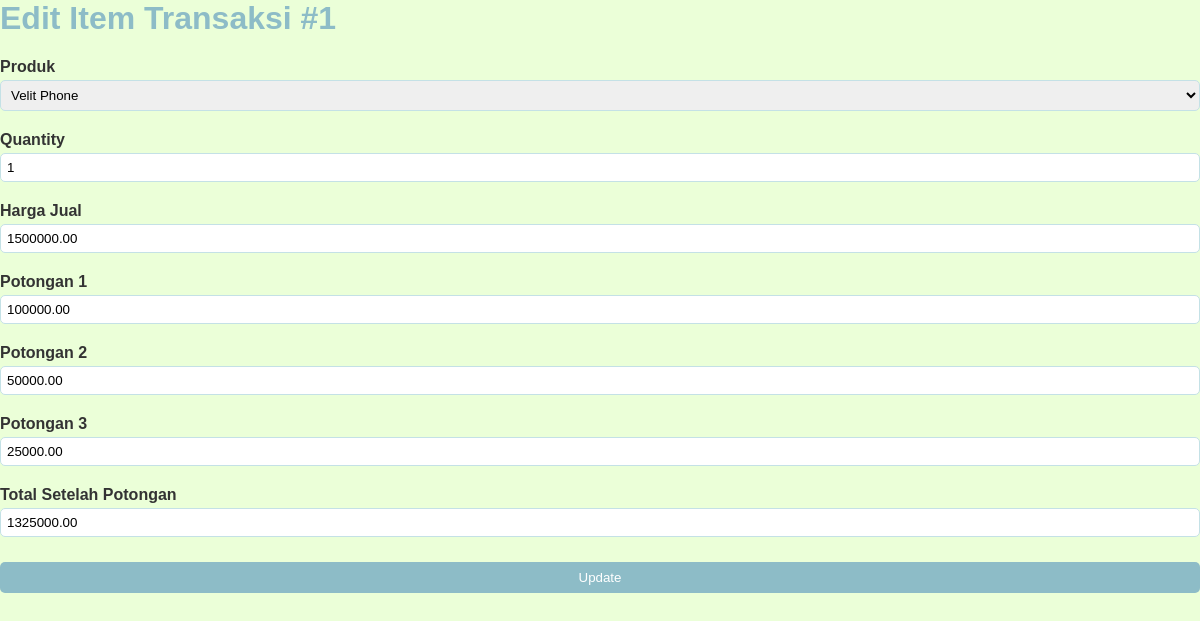
The app's page /pos_sale_details/edit.php?id=1&sale_id=1 with its own data.
### tables this page shows
CREATE TABLE `pos_sale_details` (
  `id` int(11) NOT NULL,
  `pos_sale_id` int(11) DEFAULT NULL,
  `product_id` int(11) DEFAULT NULL,
  `imei_sn_id` int(11) DEFAULT NULL,
  `quantity` int(11) DEFAULT NULL,
  `harga_jual` decimal(15,2) DEFAULT NULL,
  `potongan1` decimal(15,2) DEFAULT NULL,
  `potongan2` decimal(15,2) DEFAULT NULL,
  `potongan3` decimal(15,2) DEFAULT NULL,
  `total_setelah_potongan` decimal(15,2) DEFAULT NULL
);

CREATE TABLE `products` (
  `id` int(11) NOT NULL,
  `item_code` varchar(50) DEFAULT NULL,
  `sku` varchar(50) NOT NULL,
  `nama_produk` varchar(100) DEFAULT NULL,
  `variant` varchar(50) DEFAULT NULL,
  `brand` varchar(50) DEFAULT NULL,
  `category` varchar(50) DEFAULT NULL
);

### pos_sale_details/edit.php (the view, shortened to what this page needs)
<?php
require '../db.php';
$id = $_GET['id'];
$sale_id = $_GET['sale_id'];
$stmt = $pdo->prepare("SELECT * FROM pos_sale_details WHERE id = ?");
$stmt->execute([$id]);
$item = $stmt->fetch();
$products = $pdo->query("SELECT * FROM products")->fetchAll();
?>
<link rel="stylesheet" href="../css/style.css">
<h1>Edit Item Transaksi #<?= $sale_id ?></h1>
<form method="post">
    <label>Produk</label>
    <select name="product_id" required>
        <?php foreach ($products as $p): ?>
            <option value="<?= $p['id'] ?>" <?= $p['id'] == $item['product_id'] ? 'selected' : '' ?>>
                <?= htmlspecialchars($p['nama_produk']) ?>
            </option>
        <?php endforeach; ?>
    </select>
    <label>Quantity</label>
    <input type="number" name="quantity" value="<?= $item['quantity'] ?>" required>
    <label>Harga Jual</label>
    <input type="number" name="harga_jual" step="0.01" value="<?= $item['harga_jual'] ?>" required>
    <label>Potongan 1</label>
    <input type="number" name="potongan1" step="0.01" value="<?= $item['potongan1'] ?>">
    <label>Potongan 2</label>
    <input type="number" name="potongan2" step="0.01" value="<?= $item['potongan2'] ?>">
    <label>Potongan 3</label>
    <input type="number" name="potongan3" step="0.01" value="<?= $item['potongan3'] ?>">
    <label>Total Setelah Potongan</label>
    <input type="number" name="total_setelah_potongan" step="0.01" value="<?= $item['total_setelah_potongan'] ?>" required>
    <input type="submit" value="Update">
</form>

### css/style.css (style rules this page uses)
h1, h2 { color: #8DBCC7; }
button, input[type="submit"] { background-color: #8DBCC7; color: white; padding: 8px 12px; border: none; cursor: pointer; border-radius: 5px; }
form input, form select { padding: 8px; width: 100%; margin-bottom: 10px; border: 1px solid #C4E1E6; border-radius: 5px; }
form label { display: block; margin-top: 10px; font-weight: bold; }
form input[type="text"], form input[type="number"], form input[type="date"], form textarea, form select { width: 100%; padding: 6px; margin-top: 4px; box-sizing: border-box; }
form input[type="submit"] { margin-top: 15px; background-color: #8DBCC7; color: white; padding: 8px 12px; border: none; cursor: pointer; transition: background-color 0.3s; }

### records on screen
pos_sale_details: product_id "Velit Phone", quantity "1", harga_jual "1500000.00", potongan1 "100000.00", potongan2 "50000.00", potongan3 "25000.00", total_setelah_potongan "1325000.00"

### other values on screen
$sale_id "1"
